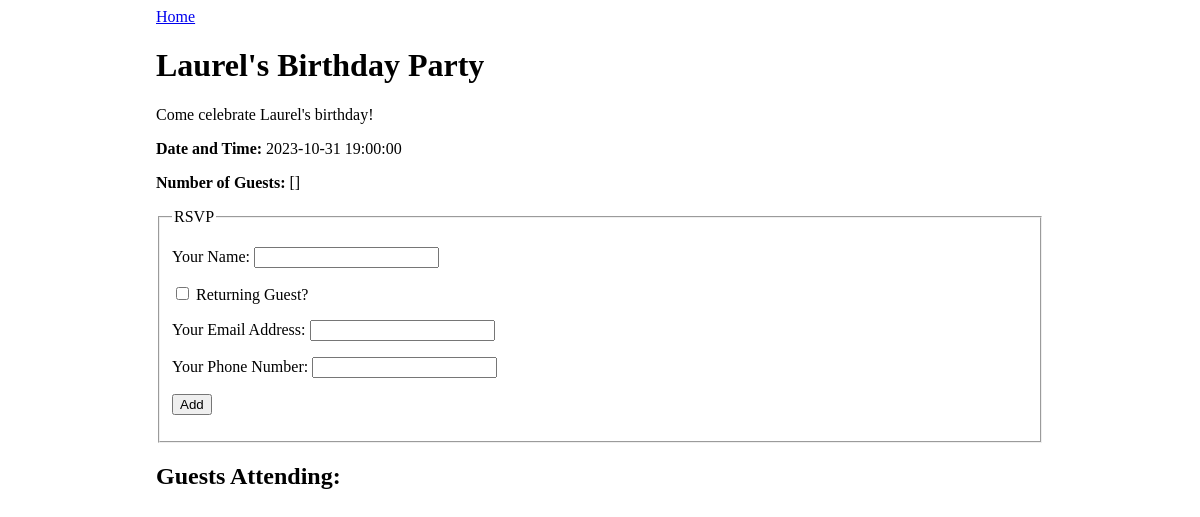
Before: /event/1 with the older database file.
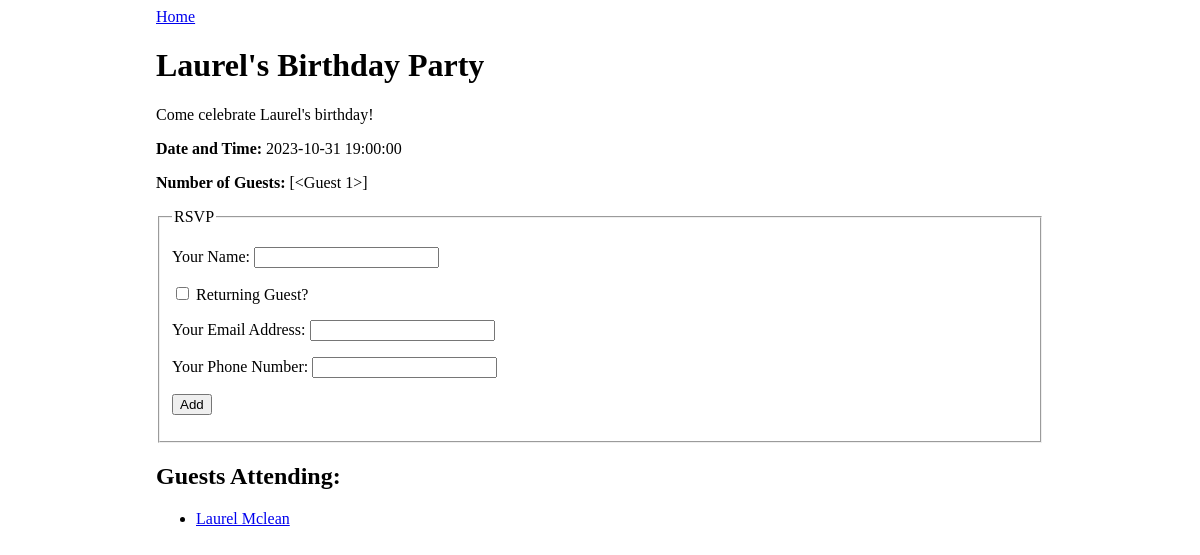
After: the same page with the newer database file.
### events_app/models.py (models this page shows)
class Guest(db.Model):
    id = db.Column(db.Integer, primary_key=True)
    name = db.Column(db.String(80), nullable=False)
    email = db.Column(db.String(80), nullable=False, unique=True)
    phone = db.Column(db.String(10), nullable=False)
    events_attending = db.relationship(
        'Event', secondary='guest_event', back_populates='guests')

### events_app/routes.py (the view)
@main.route('/event/<event_id>', methods=['GET'])
def event_detail(event_id):
    event = Event.query.get(event_id)
    return render_template('event_detail.html', event=event)

### events_app/templates/event_detail.html (shortened to what this page needs)
{% extends 'base.html' %}
{% block content %}
<a href="/">Home</a>
<h1>{{ event.title }}</h1>
<p>{{ event.description }}</p>
<p><strong>Date and Time: </strong>{{ event.date_and_time }}</p>
<p><strong>Number of Guests: </strong>{{ event.guests }}</p>
<form method="POST">
    <fieldset>
        <legend>RSVP</legend>
        <p>
            <label>
                Your Name:
                <input type="text" name="guest_name">
            </label>
        </p>
        <p>
            <label>
                <input type="checkbox" name="returning" onchange="returningGuestChanged(this.checked)">
                Returning Guest?
            </label>
        </p>
        <div id="new-guest-info">
            <p>
                <label>
                    Your Email Address:
                    <input type="email" name="email">
                </label>
            </p>
            <p>
                <label>
                    Your Phone Number:
                    <input type="phone" name="phone">
                </label>
            </p>
        </div>
        <p>
            <input type="submit" name="submit" value="Add">
        </p>
    </fieldset>
</form>
<h2>Guests Attending:</h2>
<ul>
    {% for guest in event.guests %}
    <li><a href="/guest/{{ guest.id }}">{{ guest.name }}</a></li>
    {% endfor %}
</ul>
{% endblock %}

Changed rows visible on the page:
added Guest: name "Laurel Mclean"
Other visible differences:
{{ event.guests }}: "[]" → "[<Guest 1>]"
